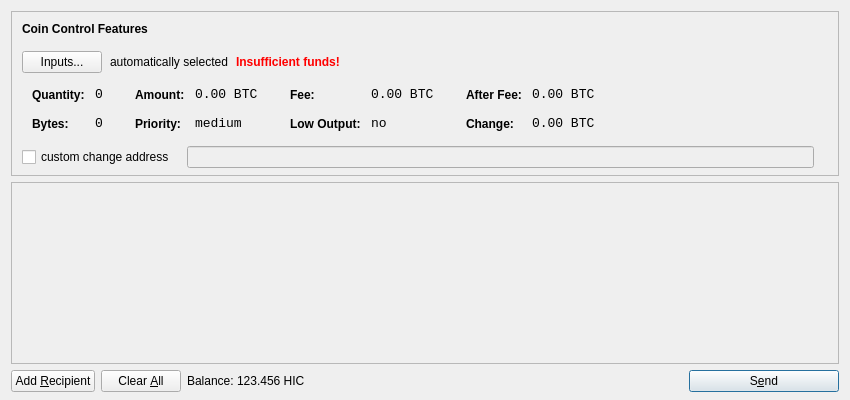
<?xml version="1.0" encoding="UTF-8"?>
<ui version="4.0">
 <class>SendCoinsDialog</class>
 <widget class="QDialog" name="SendCoinsDialog">
  <property name="geometry">
   <rect>
    <x>0</x>
    <y>0</y>
    <width>850</width>
    <height>400</height>
   </rect>
  </property>
  <property name="windowTitle">
   <string>Send Coins</string>
  </property>
  <layout class="QVBoxLayout" name="verticalLayout" stretch="0,1,0">
   <property name="bottomMargin">
    <number>8</number>
   </property>
   <item>
    <widget class="QFrame" name="frameCoinControl">
     <property name="sizePolicy">
      <sizepolicy hsizetype="Expanding" vsizetype="Expanding">
       <horstretch>0</horstretch>
       <verstretch>0</verstretch>
      </sizepolicy>
     </property>
     <property name="maximumSize">
      <size>
       <width>16777215</width>
       <height>16777215</height>
      </size>
     </property>
     <property name="frameShape">
      <enum>QFrame::StyledPanel</enum>
     </property>
     <property name="frameShadow">
      <enum>QFrame::Sunken</enum>
     </property>
     <layout class="QVBoxLayout" name="verticalLayoutCoinControl2">
      <property name="spacing">
       <number>-1</number>
      </property>
      <property name="leftMargin">
       <number>0</number>
      </property>
      <property name="topMargin">
       <number>0</number>
      </property>
      <property name="rightMargin">
       <number>0</number>
      </property>
      <property name="bottomMargin">
       <number>6</number>
      </property>
      <item>
       <layout class="QVBoxLayout" name="verticalLayoutCoinControl" stretch="0,0,0,0,1">
        <property name="spacing">
         <number>0</number>
        </property>
        <property name="leftMargin">
         <number>10</number>
        </property>
        <property name="topMargin">
         <number>10</number>
        </property>
        <item>
         <layout class="QHBoxLayout" name="horizontalLayoutCoinControl1">
          <property name="bottomMargin">
           <number>15</number>
          </property>
          <item>
           <widget class="QLabel" name="labelCoinControlFeatures">
            <property name="sizePolicy">
             <sizepolicy hsizetype="Preferred" vsizetype="Maximum">
              <horstretch>0</horstretch>
              <verstretch>0</verstretch>
             </sizepolicy>
            </property>
            <property name="font">
             <font>
              <weight>75</weight>
              <bold>true</bold>
             </font>
            </property>
            <property name="styleSheet">
             <string notr="true">font-weight:bold;</string>
            </property>
            <property name="text">
             <string>Coin Control Features</string>
            </property>
           </widget>
          </item>
         </layout>
        </item>
        <item>
         <layout class="QHBoxLayout" name="horizontalLayoutCoinControl2" stretch="0,0,0,0">
          <property name="spacing">
           <number>8</number>
          </property>
          <property name="bottomMargin">
           <number>10</number>
          </property>
          <item>
           <widget class="QPushButton" name="pushButtonCoinControl">
            <property name="styleSheet">
             <string notr="true"/>
            </property>
            <property name="text">
             <string>Inputs...</string>
            </property>
           </widget>
          </item>
          <item>
           <widget class="QLabel" name="labelCoinControlAutomaticallySelected">
            <property name="text">
             <string>automatically selected</string>
            </property>
            <property name="margin">
             <number>5</number>
            </property>
           </widget>
          </item>
          <item>
           <widget class="QLabel" name="labelCoinControlInsuffFunds">
            <property name="font">
             <font>
              <weight>75</weight>
              <bold>true</bold>
             </font>
            </property>
            <property name="styleSheet">
             <string notr="true">color:red;font-weight:bold;</string>
            </property>
            <property name="text">
             <string>Insufficient funds!</string>
            </property>
            <property name="margin">
             <number>5</number>
            </property>
           </widget>
          </item>
          <item>
           <spacer name="horizontalSpacerCoinControl">
            <property name="orientation">
             <enum>Qt::Horizontal</enum>
            </property>
            <property name="sizeHint" stdset="0">
             <size>
              <width>40</width>
              <height>1</height>
             </size>
            </property>
           </spacer>
          </item>
         </layout>
        </item>
        <item>
         <widget class="QWidget" name="widgetCoinControl" native="true">
          <property name="sizePolicy">
           <sizepolicy hsizetype="Preferred" vsizetype="Preferred">
            <horstretch>0</horstretch>
            <verstretch>0</verstretch>
           </sizepolicy>
          </property>
          <property name="minimumSize">
           <size>
            <width>0</width>
            <height>0</height>
           </size>
          </property>
          <property name="styleSheet">
           <string notr="true"/>
          </property>
          <layout class="QHBoxLayout" name="horizontalLayoutCoinControl5">
           <property name="margin">
            <number>0</number>
           </property>
           <item>
            <layout class="QHBoxLayout" name="horizontalLayoutCoinControl3" stretch="0,0,0,1">
             <property name="spacing">
              <number>20</number>
             </property>
             <property name="topMargin">
              <number>0</number>
             </property>
             <property name="bottomMargin">
              <number>10</number>
             </property>
             <item>
              <layout class="QFormLayout" name="formLayoutCoinControl1">
               <property name="horizontalSpacing">
                <number>10</number>
               </property>
               <property name="verticalSpacing">
                <number>14</number>
               </property>
               <property name="leftMargin">
                <number>10</number>
               </property>
               <property name="topMargin">
                <number>4</number>
               </property>
               <property name="rightMargin">
                <number>6</number>
               </property>
               <item row="0" column="0">
                <widget class="QLabel" name="labelCoinControlQuantityText">
                 <property name="styleSheet">
                  <string notr="true">font-weight:bold;</string>
                 </property>
                 <property name="text">
                  <string>Quantity:</string>
                 </property>
                 <property name="margin">
                  <number>0</number>
                 </property>
                </widget>
               </item>
               <item row="0" column="1">
                <widget class="QLabel" name="labelCoinControlQuantity">
                 <property name="font">
                  <font>
                   <family>Monospace</family>
                   <pointsize>10</pointsize>
                  </font>
                 </property>
                 <property name="cursor">
                  <cursorShape>IBeamCursor</cursorShape>
                 </property>
                 <property name="contextMenuPolicy">
                  <enum>Qt::ActionsContextMenu</enum>
                 </property>
                 <property name="text">
                  <string notr="true">0</string>
                 </property>
                 <property name="margin">
                  <number>0</number>
                 </property>
                 <property name="textInteractionFlags">
                  <set>Qt::LinksAccessibleByMouse|Qt::TextSelectableByKeyboard|Qt::TextSelectableByMouse</set>
                 </property>
                </widget>
               </item>
               <item row="1" column="0">
                <widget class="QLabel" name="labelCoinControlBytesText">
                 <property name="styleSheet">
                  <string notr="true">font-weight:bold;</string>
                 </property>
                 <property name="text">
                  <string>Bytes:</string>
                 </property>
                </widget>
               </item>
               <item row="1" column="1">
                <widget class="QLabel" name="labelCoinControlBytes">
                 <property name="font">
                  <font>
                   <family>Monospace</family>
                   <pointsize>10</pointsize>
                  </font>
                 </property>
                 <property name="cursor">
                  <cursorShape>IBeamCursor</cursorShape>
                 </property>
                 <property name="contextMenuPolicy">
                  <enum>Qt::ActionsContextMenu</enum>
                 </property>
                 <property name="text">
                  <string notr="true">0</string>
                 </property>
                 <property name="textInteractionFlags">
                  <set>Qt::LinksAccessibleByMouse|Qt::TextSelectableByKeyboard|Qt::TextSelectableByMouse</set>
                 </property>
                </widget>
               </item>
              </layout>
             </item>
             <item>
              <layout class="QFormLayout" name="formLayoutCoinControl2">
               <property name="horizontalSpacing">
                <number>10</number>
               </property>
               <property name="verticalSpacing">
                <number>14</number>
               </property>
               <property name="leftMargin">
                <number>6</number>
               </property>
               <property name="topMargin">
                <number>4</number>
               </property>
               <property name="rightMargin">
                <number>6</number>
               </property>
               <item row="0" column="0">
                <widget class="QLabel" name="labelCoinControlAmountText">
                 <property name="styleSheet">
                  <string notr="true">font-weight:bold;</string>
                 </property>
                 <property name="text">
                  <string>Amount:</string>
                 </property>
                 <property name="margin">
                  <number>0</number>
                 </property>
                </widget>
               </item>
               <item row="0" column="1">
                <widget class="QLabel" name="labelCoinControlAmount">
                 <property name="font">
                  <font>
                   <family>Monospace</family>
                   <pointsize>10</pointsize>
                  </font>
                 </property>
                 <property name="cursor">
                  <cursorShape>IBeamCursor</cursorShape>
                 </property>
                 <property name="contextMenuPolicy">
                  <enum>Qt::ActionsContextMenu</enum>
                 </property>
                 <property name="text">
                  <string notr="true">0.00 BTC</string>
                 </property>
                 <property name="textInteractionFlags">
                  <set>Qt::LinksAccessibleByMouse|Qt::TextSelectableByKeyboard|Qt::TextSelectableByMouse</set>
                 </property>
                </widget>
               </item>
               <item row="1" column="0">
                <widget class="QLabel" name="labelCoinControlPriorityText">
                 <property name="styleSheet">
                  <string notr="true">font-weight:bold;</string>
                 </property>
                 <property name="text">
                  <string>Priority:</string>
                 </property>
                </widget>
               </item>
               <item row="1" column="1">
                <widget class="QLabel" name="labelCoinControlPriority">
                 <property name="font">
                  <font>
                   <family>Monospace</family>
                   <pointsize>10</pointsize>
                  </font>
                 </property>
                 <property name="cursor">
                  <cursorShape>IBeamCursor</cursorShape>
                 </property>
                 <property name="contextMenuPolicy">
                  <enum>Qt::ActionsContextMenu</enum>
                 </property>
                 <property name="text">
                  <string>medium</string>
                 </property>
                 <property name="textInteractionFlags">
                  <set>Qt::LinksAccessibleByMouse|Qt::TextSelectableByKeyboard|Qt::TextSelectableByMouse</set>
                 </property>
                </widget>
               </item>
              </layout>
             </item>
             <item>
              <layout class="QFormLayout" name="formLayoutCoinControl3">
               <property name="horizontalSpacing">
                <number>10</number>
               </property>
               <property name="verticalSpacing">
                <number>14</number>
               </property>
               <property name="leftMargin">
                <number>6</number>
               </property>
               <property name="topMargin">
                <number>4</number>
               </property>
               <property name="rightMargin">
                <number>6</number>
               </property>
               <item row="0" column="0">
                <widget class="QLabel" name="labelCoinControlFeeText">
                 <property name="styleSheet">
                  <string notr="true">font-weight:bold;</string>
                 </property>
                 <property name="text">
                  <string>Fee:</string>
                 </property>
                 <property name="margin">
                  <number>0</number>
                 </property>
                </widget>
               </item>
               <item row="0" column="1">
                <widget class="QLabel" name="labelCoinControlFee">
                 <property name="font">
                  <font>
                   <family>Monospace</family>
                   <pointsize>10</pointsize>
                  </font>
                 </property>
                 <property name="cursor">
                  <cursorShape>IBeamCursor</cursorShape>
                 </property>
                 <property name="contextMenuPolicy">
                  <enum>Qt::ActionsContextMenu</enum>
                 </property>
                 <property name="text">
                  <string notr="true">0.00 BTC</string>
                 </property>
                 <property name="textInteractionFlags">
                  <set>Qt::LinksAccessibleByMouse|Qt::TextSelectableByKeyboard|Qt::TextSelectableByMouse</set>
                 </property>
                </widget>
               </item>
               <item row="1" column="0">
                <widget class="QLabel" name="labelCoinControlLowOutputText">
                 <property name="styleSheet">
                  <string notr="true">font-weight:bold;</string>
                 </property>
                 <property name="text">
                  <string>Low Output:</string>
                 </property>
                </widget>
               </item>
               <item row="1" column="1">
                <widget class="QLabel" name="labelCoinControlLowOutput">
                 <property name="font">
                  <font>
                   <family>Monospace</family>
                   <pointsize>10</pointsize>
                  </font>
                 </property>
                 <property name="cursor">
                  <cursorShape>IBeamCursor</cursorShape>
                 </property>
                 <property name="contextMenuPolicy">
                  <enum>Qt::ActionsContextMenu</enum>
                 </property>
                 <property name="text">
                  <string>no</string>
                 </property>
                 <property name="textInteractionFlags">
                  <set>Qt::LinksAccessibleByMouse|Qt::TextSelectableByKeyboard|Qt::TextSelectableByMouse</set>
                 </property>
                </widget>
               </item>
              </layout>
             </item>
             <item>
              <layout class="QFormLayout" name="formLayoutCoinControl4">
               <property name="horizontalSpacing">
                <number>10</number>
               </property>
               <property name="verticalSpacing">
                <number>14</number>
               </property>
               <property name="leftMargin">
                <number>6</number>
               </property>
               <property name="topMargin">
                <number>4</number>
               </property>
               <property name="rightMargin">
                <number>6</number>
               </property>
               <item row="0" column="0">
                <widget class="QLabel" name="labelCoinControlAfterFeeText">
                 <property name="styleSheet">
                  <string notr="true">font-weight:bold;</string>
                 </property>
                 <property name="text">
                  <string>After Fee:</string>
                 </property>
                 <property name="margin">
                  <number>0</number>
                 </property>
                </widget>
               </item>
               <item row="0" column="1">
                <widget class="QLabel" name="labelCoinControlAfterFee">
                 <property name="font">
                  <font>
                   <family>Monospace</family>
                   <pointsize>10</pointsize>
                  </font>
                 </property>
                 <property name="cursor">
                  <cursorShape>IBeamCursor</cursorShape>
                 </property>
                 <property name="contextMenuPolicy">
                  <enum>Qt::ActionsContextMenu</enum>
                 </property>
                 <property name="text">
                  <string notr="true">0.00 BTC</string>
                 </property>
                 <property name="textInteractionFlags">
                  <set>Qt::LinksAccessibleByMouse|Qt::TextSelectableByKeyboard|Qt::TextSelectableByMouse</set>
                 </property>
                </widget>
               </item>
               <item row="1" column="0">
                <widget class="QLabel" name="labelCoinControlChangeText">
                 <property name="styleSheet">
                  <string notr="true">font-weight:bold;</string>
                 </property>
                 <property name="text">
                  <string>Change:</string>
                 </property>
                </widget>
               </item>
               <item row="1" column="1">
                <widget class="QLabel" name="labelCoinControlChange">
                 <property name="font">
                  <font>
                   <family>Monospace</family>
                   <pointsize>10</pointsize>
                  </font>
                 </property>
                 <property name="cursor">
                  <cursorShape>IBeamCursor</cursorShape>
                 </property>
                 <property name="contextMenuPolicy">
                  <enum>Qt::ActionsContextMenu</enum>
                 </property>
                 <property name="text">
                  <string notr="true">0.00 BTC</string>
                 </property>
                 <property name="textInteractionFlags">
                  <set>Qt::LinksAccessibleByMouse|Qt::TextSelectableByKeyboard|Qt::TextSelectableByMouse</set>
                 </property>
                </widget>
               </item>
              </layout>
             </item>
            </layout>
           </item>
          </layout>
         </widget>
        </item>
        <item>
         <layout class="QHBoxLayout" name="horizontalLayoutCoinControl4" stretch="0,0,0">
          <property name="spacing">
           <number>12</number>
          </property>
          <property name="sizeConstraint">
           <enum>QLayout::SetDefaultConstraint</enum>
          </property>
          <property name="topMargin">
           <number>5</number>
          </property>
          <property name="rightMargin">
           <number>5</number>
          </property>
          <item>
           <widget class="QCheckBox" name="checkBoxCoinControlChange">
            <property name="text">
             <string>custom change address</string>
            </property>
           </widget>
          </item>
          <item>
           <widget class="QLineEdit" name="lineEditCoinControlChange">
            <property name="enabled">
             <bool>false</bool>
            </property>
            <property name="sizePolicy">
             <sizepolicy hsizetype="Expanding" vsizetype="Fixed">
              <horstretch>0</horstretch>
              <verstretch>0</verstretch>
             </sizepolicy>
            </property>
           </widget>
          </item>
          <item>
           <widget class="QLabel" name="labelCoinControlChangeLabel">
            <property name="sizePolicy">
             <sizepolicy hsizetype="Preferred" vsizetype="Expanding">
              <horstretch>0</horstretch>
              <verstretch>0</verstretch>
             </sizepolicy>
            </property>
            <property name="minimumSize">
             <size>
              <width>0</width>
              <height>0</height>
             </size>
            </property>
            <property name="text">
             <string/>
            </property>
            <property name="margin">
             <number>3</number>
            </property>
           </widget>
          </item>
         </layout>
        </item>
        <item>
         <spacer name="verticalSpacerCoinControl">
          <property name="orientation">
           <enum>Qt::Vertical</enum>
          </property>
          <property name="sizeHint" stdset="0">
           <size>
            <width>800</width>
            <height>1</height>
           </size>
          </property>
         </spacer>
        </item>
       </layout>
      </item>
     </layout>
    </widget>
   </item>
   <item>
    <widget class="QScrollArea" name="scrollArea">
     <property name="widgetResizable">
      <bool>true</bool>
     </property>
     <widget class="QWidget" name="scrollAreaWidgetContents">
      <property name="geometry">
       <rect>
        <x>0</x>
        <y>0</y>
        <width>830</width>
        <height>165</height>
       </rect>
      </property>
      <layout class="QVBoxLayout" name="verticalLayout_2">
       <property name="margin">
        <number>0</number>
       </property>
       <item>
        <layout class="QVBoxLayout" name="entries">
         <property name="spacing">
          <number>6</number>
         </property>
        </layout>
       </item>
       <item>
        <spacer name="verticalSpacer">
         <property name="orientation">
          <enum>Qt::Vertical</enum>
         </property>
         <property name="sizeHint" stdset="0">
          <size>
           <width>20</width>
           <height>40</height>
          </size>
         </property>
        </spacer>
       </item>
      </layout>
     </widget>
    </widget>
   </item>
   <item>
    <layout class="QHBoxLayout" name="horizontalLayout">
     <item>
      <widget class="QPushButton" name="addButton">
       <property name="toolTip">
        <string>Send to multiple recipients at once</string>
       </property>
       <property name="text">
        <string>Add &amp;Recipient</string>
       </property>
       <property name="icon">
        <iconset resource="../bitcoin.qrc">
         <normaloff>:/icons/add</normaloff>:/icons/add</iconset>
       </property>
       <property name="autoDefault">
        <bool>false</bool>
       </property>
      </widget>
     </item>
     <item>
      <widget class="QPushButton" name="clearButton">
       <property name="sizePolicy">
        <sizepolicy hsizetype="Minimum" vsizetype="Fixed">
         <horstretch>0</horstretch>
         <verstretch>0</verstretch>
        </sizepolicy>
       </property>
       <property name="toolTip">
        <string>Remove all transaction fields</string>
       </property>
       <property name="text">
        <string>Clear &amp;All</string>
       </property>
       <property name="icon">
        <iconset resource="../bitcoin.qrc">
         <normaloff>:/icons/remove</normaloff>:/icons/remove</iconset>
       </property>
       <property name="autoRepeatDelay">
        <number>300</number>
       </property>
       <property name="autoDefault">
        <bool>false</bool>
       </property>
      </widget>
     </item>
     <item>
      <layout class="QHBoxLayout" name="horizontalLayout_2">
       <property name="spacing">
        <number>3</number>
       </property>
       <item>
        <widget class="QLabel" name="label">
         <property name="text">
          <string>Balance:</string>
         </property>
        </widget>
       </item>
       <item>
        <widget class="QLabel" name="labelBalance">
         <property name="cursor">
          <cursorShape>IBeamCursor</cursorShape>
         </property>
         <property name="text">
          <string>123.456 HIC</string>
         </property>
         <property name="textInteractionFlags">
          <set>Qt::LinksAccessibleByMouse|Qt::TextSelectableByKeyboard|Qt::TextSelectableByMouse</set>
         </property>
        </widget>
       </item>
      </layout>
     </item>
     <item>
      <spacer name="horizontalSpacer">
       <property name="orientation">
        <enum>Qt::Horizontal</enum>
       </property>
       <property name="sizeHint" stdset="0">
        <size>
         <width>40</width>
         <height>20</height>
        </size>
       </property>
      </spacer>
     </item>
     <item>
      <widget class="QPushButton" name="sendButton">
       <property name="minimumSize">
        <size>
         <width>150</width>
         <height>0</height>
        </size>
       </property>
       <property name="toolTip">
        <string>Confirm the send action</string>
       </property>
       <property name="text">
        <string>S&amp;end</string>
       </property>
       <property name="icon">
        <iconset resource="../bitcoin.qrc">
         <normaloff>:/icons/send</normaloff>:/icons/send</iconset>
       </property>
       <property name="default">
        <bool>true</bool>
       </property>
      </widget>
     </item>
    </layout>
   </item>
  </layout>
 </widget>
 <resources>
  <include location="../bitcoin.qrc"/>
 </resources>
 <connections/>
</ui>
